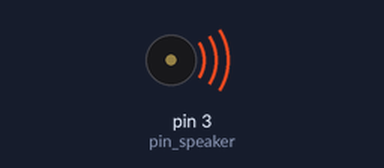
Simulated run of this sketch. Board: Arduino Uno, built with avr-gcc and run on an emulated ATmega328P. On the bench: buzzer (waves = sounding). What the sketch prints to the serial monitor is not drawn.

Above: at 0.22 s.
Timing chart, 0 to 2.0 s (numbered marks = the images above):
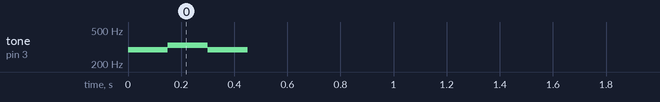

Measured:
- by itself, tone on pin 3 (pin_speaker): silent → 294 Hz at 0.00 s, → 330 Hz 0.15 s later, → 294 Hz 0.15 s later, → silent 0.15 s later

The sketch:

Piezo_Sound.ino
```cpp
int pin_speaker = 3;

#define Do   261
#define Re   294
#define Mi   330
#define Fa   349
#define Sol  392
#define La   440
#define Ti   494
#define Do_h 523

int soundHasPlayed = false;
int notes;

void setup(){
  Serial.begin(9600);
}

void loop() {

  if(soundHasPlayed == false){

    powerUp(); // Change this to happy(); to test your happy sounds!

  }
  else{
    noTone(pin_speaker); // We turn the sound off here if soundHasPlayed is True
  }

} // loop


void powerUp(){
  int note[] = {Re, Mi, Re};
  int duration[] = {150, 150, 150};
  //Make sure you have a duration for each note you want to play

  Serial.println("Sound: I'm Awake!!");
  for (int i = 0; i < (sizeof(note) / 2); i++){
    tone(pin_speaker, note[i]);       // tone(pin, frequency);
    delay(duration[i]);           // time defined in the duration[]
    noTone(pin_speaker);
  }
  soundHasPlayed = true;
  // Once the sound has played, it will change soundHasPlayed to true.
  // We use this as a counter so it doesn't continue playing sound forever.

}

void happy(){

  // code for happy here
  // copy the code from powerUp() and adjust it to make your happy sounds!

}
```
